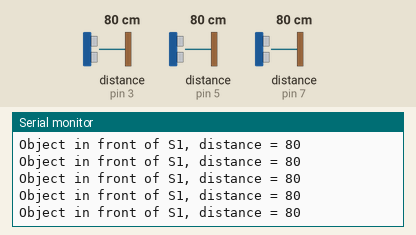
The sketch below on a simulated Arduino Uno, built with avr-gcc and run on an emulated ATmega328P. Shown: the last lines printed to the serial monitor. Wiring (inferred from the names in the program): 3 × ultrasonic range finder: trigger pin 2, echo pin 3 / trigger pin 4, echo pin 5 / trigger pin 6, echo pin 7. Inputs (shaded band) come from the test bench; at power-on: distance to the obstacle (sensors on pin 3, pin 5, pin 7) 80 cm. The echo pulse lasts 58.3 µs per cm.

Above: at 1.2 s.
1.3 s: distance to the obstacle (sensor on pin 3) set to 2 cm
At 2.3 s:
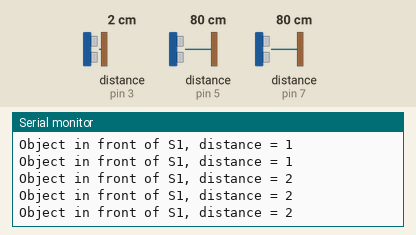
4.3 s: distance to the obstacle (sensor on pin 3) set to 18 cm
At 4.8 s:
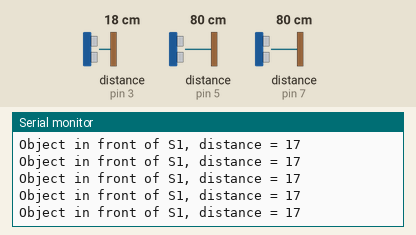
7.3 s: distance to the obstacle (sensor on pin 5) set to 2 cm
At 7.8 s:
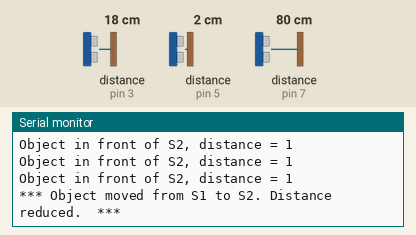
10.3 s: distance to the obstacle (sensor on pin 5) set to 35 cm
At 11.0 s:
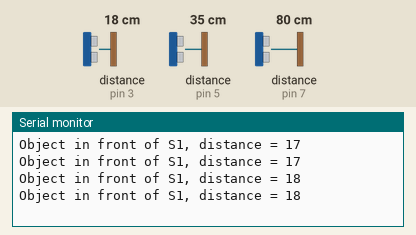
13.3 s: distance to the obstacle (sensor on pin 7) set to 2 cm
At 13.82 s:
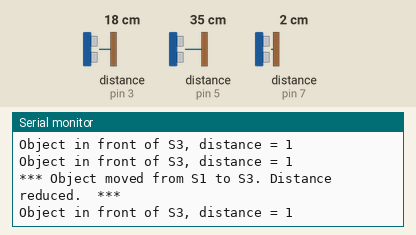
16.3 s: distance to the obstacle (sensor on pin 7) set to 18 cm
At 16.85 s:
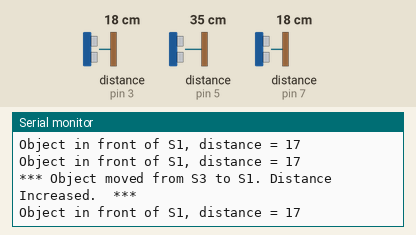
Timing chart, 0 to 19.3 s (numbered marks = the images above; inputs shaded):
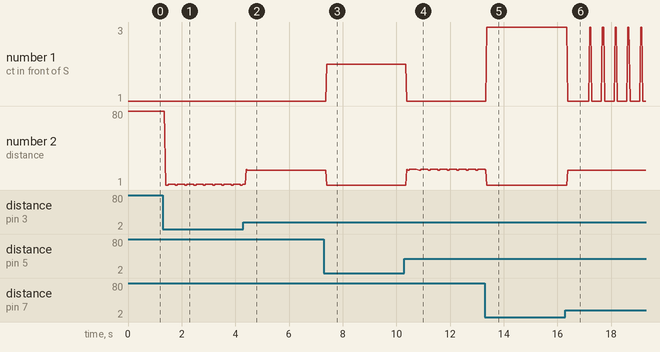

The sketch:

ThreeSonars.ino
```cpp
// NOTE: Range of HCSR04 - 2cm to 400cm; Angle of sight - -15 degrees to +15 degrees = efectively 30 degrees


#define trigPin1 2
#define echoPin1 3
#define trigPin2 4
#define echoPin2 5
#define trigPin3 6
#define echoPin3 7


long duration, distance, S1, S2, S3, arr[3]= {};
int mov_arr[3] = {0, 0, 0};
const int buffer_size = 10;
int buffer[buffer_size] = {0};
String sensor_names[3] = {"S1", "S2", "S3"};
int last_index = -1;
int prev_pos = 1, curr_pos = 0;

void setup()
{
Serial.begin (9600);

pinMode(trigPin1, OUTPUT);
pinMode(echoPin1, INPUT);
pinMode(trigPin2, OUTPUT);
pinMode(echoPin2, INPUT);
pinMode(trigPin3, OUTPUT);
pinMode(echoPin3, INPUT);
}

void loop() {

SonarSensor(trigPin1, echoPin1);
S1 = distance;

SonarSensor(trigPin2, echoPin2);
S2 = distance;

SonarSensor(trigPin3, echoPin3);
S3 = distance;

arr[0] = S1;
arr[1] = S2;
arr[2] = S3;

int min_index = 0;
for(int i = 0; i<3; i++){

if(arr[i]<arr[min_index]){
  min_index = i;
  }

}

if(min_index == 0){

  Serial.print("Object in front of S1, distance = ");
  mov_arr[0]++;

  }else if(min_index == 1){

     Serial.print("Object in front of S2, distance = ");
     mov_arr[1]++;

  }else{

     Serial.print("Object in front of S3, distance = ");
     mov_arr[2]++;

  }

  Serial.println(arr[min_index]);

  if(last_index == -1){

    last_index++;
    buffer[last_index] = min_index;

    }

  // buffer operations
  if(last_index >=0 && buffer[last_index] == min_index){

    last_index++;
    buffer[last_index] = min_index;

    }

    else if(last_index >=0 && buffer[last_index] != min_index){

      last_index = -1;

      }

    if(last_index==buffer_size-1){

      last_index = -1;
      curr_pos = buffer[buffer_size-1];

      if(curr_pos != prev_pos){
      Serial.print("*** ");
      Serial.print("Object moved from ");
      Serial.print(sensor_names[prev_pos]);
      Serial.print(" to ");
      Serial.print(sensor_names[curr_pos]);
      Serial.print(". ");
      if(mov_arr[curr_pos]>mov_arr[prev_pos]){
        Serial.print("Distance Increased. ");
        }
        else if(mov_arr[curr_pos]<mov_arr[prev_pos]){
          Serial.print("Distance reduced. ");
          }
      Serial.println(" ***");
      }

      }

      prev_pos = curr_pos;

}

void SonarSensor(int trigPin,int echoPin)
{

digitalWrite(trigPin, LOW);
delayMicroseconds(2); // This ensures clean high pulse
digitalWrite(trigPin, HIGH);
delayMicroseconds(10);
digitalWrite(trigPin, LOW);
duration = pulseIn(echoPin, HIGH);
distance = (duration/2) * 0.03445; // distance in cm, speed of sound at 22.5 C

}

/* V1
   if(mov_arr[0] > mov_threshold){

    mov_arr[0] = 0;
    mov_arr[1] = 0;
    mov_arr[2] = 0;
    mov_arr[3] = 0;
    curr_pos = 0;

    }else if(mov_arr[1]> mov_threshold){

    mov_arr[0] = 0;
    mov_arr[1] = 0;
    mov_arr[2] = 0;
    mov_arr[3] = 0;
    curr_pos = 1;

      }else if(mov_arr[2]> mov_threshold){

    mov_arr[0] = 0;
    mov_arr[1] = 0;
    mov_arr[2] = 0;
    mov_arr[3] = 0;
    curr_pos = 2;

      }else if(mov_arr[3]> mov_threshold){

    mov_arr[0] = 0;
    mov_arr[1] = 0;
    mov_arr[2] = 0;
    mov_arr[3] = 0;
    curr_pos = 3;

        }

        if(curr_pos != prev_pos){
    Serial.println("***")
    Serial.print("POSITION CHANGE FROM ");
    Serial.print(sensor_names[prev_pos]);
    Serial.print(" TO ");
    Serial.println(sensor_names[curr_pos]);

      }

      else{

         Serial.print("CURRENT POSITION ");
         Serial.print(sensor_names[curr_pos]);

        }

        prev_pos = curr_pos;
 */
```

Measured:
- after the input at 1.3 s, the serial monitor: prints a new line after 0.10 s (image 1)
- after the input at 4.3 s, the serial monitor: prints a new line after 0.10 s (image 2)
- after the input at 7.3 s, the serial monitor: prints a new line after 0.10 s (image 3)
- after the input at 10.3 s, the serial monitor: prints a new line after 0.09 s (image 4)
- after the input at 13.3 s, the serial monitor: prints a new line after 0.07 s (image 5)
- after the input at 16.3 s, the serial monitor: prints a new line after 0.49 s (image 6)
- plotted number 1: 1 → 3 after the input at 13.3 s
- plotted number 2: 80 → 2 after the input at 1.3 s, 2 → 17 after the input at 4.3 s, 1 → 18 after the input at 10.3 s
